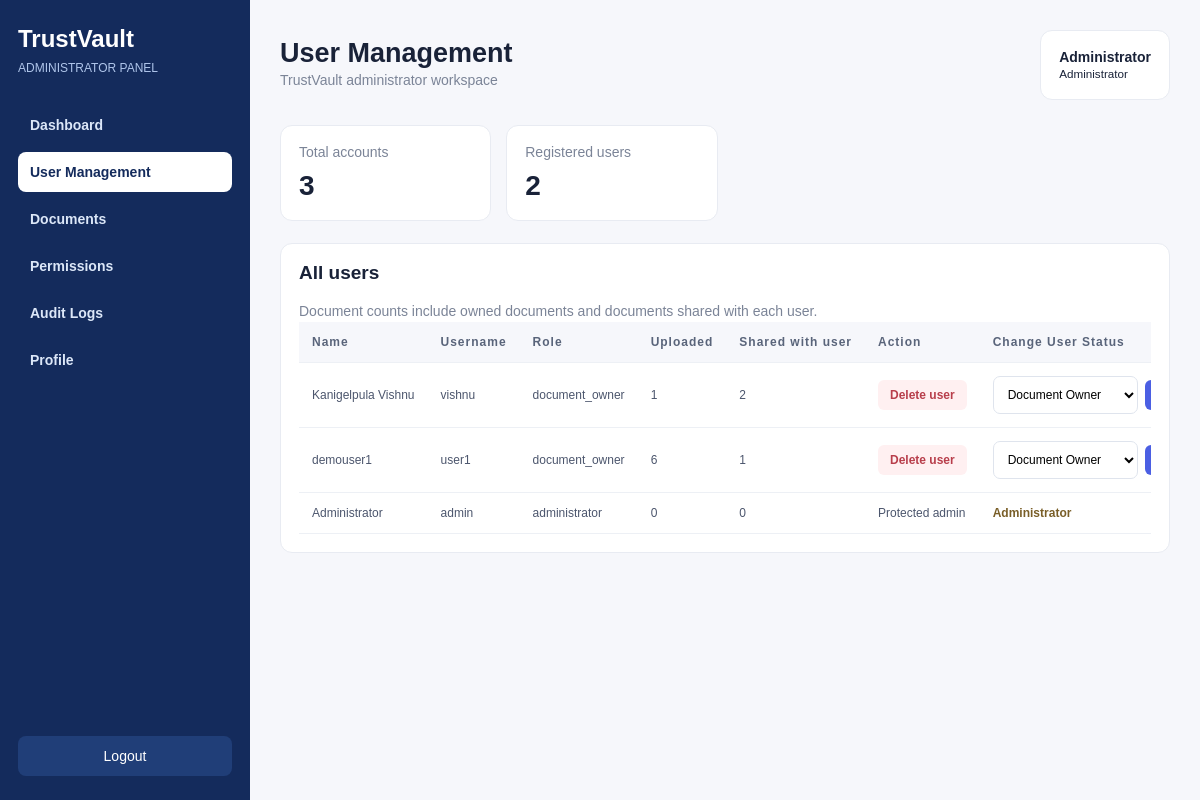
Page /admin/users (signed in) on the committed database.
### tables this page shows
CREATE TABLE users (
            id INTEGER PRIMARY KEY AUTOINCREMENT,
            username TEXT UNIQUE NOT NULL,
            password_hash TEXT NOT NULL,
            name TEXT NOT NULL,
            role TEXT NOT NULL DEFAULT "viewer",
            created_at TEXT NOT NULL
        );

### backend/app/routes/admin.py (the view)
@router.get("/admin/users")
def admin_users(request: Request):
    user = admin_required(request)
    if not user:
        return RedirectResponse("/admin/login", status_code=303)
    users = rows(
        """
        SELECT
            u.id,
            u.username,
            u.name,
            u.role,
            u.created_at,
            (
                SELECT COUNT(*)
                FROM documents d
                WHERE d.owner_username = u.username
            ) AS owned_count,
            (
                SELECT COUNT(DISTINCT p.document_id)
                FROM permissions p
                WHERE p.username = u.username
            ) AS shared_count
        FROM users u
        ORDER BY u.id DESC
        """
    )
    for item in users:
        item["is_admin"] = item["role"] == "administrator"
    return templates.TemplateResponse(
        request=request,
        name="admin_users.html",
        context={
            "user": user,
            "users": users,
            "total_users": len(users)
        }
    )

### frontend/templates/admin_users.html (shortened to what this page needs)
<!DOCTYPE html>
<html lang="en">
<head>
<link rel="stylesheet" href="/static/css/style.css">
</head>
<body>
<div class="admin-layout">
<aside class="admin-sidebar">
    <div class="admin-brand">TrustVault</div>
    <div class="admin-label">ADMINISTRATOR PANEL</div>
    <nav class="admin-nav">
        <a href="/admin">Dashboard</a>
        <a class="active" href="/admin/users">User Management</a>
        <a href="/admin/documents">Documents</a>
        <a href="/admin/permissions">Permissions</a>
        <a href="/admin/audit">Audit Logs</a>
        <a href="/admin/profile">Profile</a>
    </nav>
    <div class="admin-logout">
        <a href="/admin/logout">Logout</a>
    </div>
</aside>
<main class="admin-content">
<header class="admin-header">
    <div>
        <h1>User Management</h1>
        <p class="muted">TrustVault administrator workspace</p>
    </div>
    <div class="admin-user">
        <b>{{ user.name }}</b><br>
        <small>Administrator</small>
    </div>
</header>
<section class="stats">
    <div class="stat">
        <span>Total accounts</span>
        <strong>{{ total_users }}</strong>
    </div>
    <div class="stat">
        <span>Registered users</span>
        <strong>{{ users|length - 1 }}</strong>
    </div>
</section>
<section class="admin-panel">
    <h2>All users</h2>
    <p class="muted">
        Document counts include owned documents and documents shared with each user.
    </p>
    <div class="table-wrap">
        <table>
            <thead>
                <tr>
                    <th>Name</th>
                    <th>Username</th>
                    <th>Role</th>
                    <th>Uploaded</th>
                    <th>Shared with user</th>
                    <th>Action</th>
                    <th>Change User Status</th>
                </tr>
            </thead>
            <tbody>
                {% for item in users %}
                <tr>
                    <td>{{ item.name }}</td>
                    <td>{{ item.username }}</td>
                    <td>{{ item.role }}</td>
                    <td>{{ item.owned_count }}</td>
                    <td>{{ item.shared_count }}</td>
                    <td>
                        {% if not item.is_admin %}
                        <form method="post"
                              action="/admin/users/{{ item.username }}/delete"
                              onsubmit="return confirm('Delete this user and their owned documents?')">
                            <button class="btn btn-danger" type="submit">
                                Delete user
                            </button>
                        </form>
                        {% else %}
                            Protected admin
                        {% endif %}
                    </td>
                    <td>
                        {% if item.role == "administrator" %}
                            <span class="role-label role-admin">
                                Administrator
                            </span>
                        {% elif item.role in ["document_owner", "viewer"] %}
                            <form class="role-form"
                                  method="post"
                                  action="/admin/users/{{ item.username }}/change-role"
                                  onsubmit="return confirm('Are you sure you want to change this user role?')">
                                <select name="role" required>
                                    <option value="document_owner"
                                        {% if item.role == "document_owner" %}selected{% endif %}>
                                        Document Owner
                                    </option>
                                </select>
                                <button class="btn" type="submit">
                                </button>
                            </form>
                        {% else %}
                            <span>{{ item.role }}</span>
                        {% endif %}
                    </td>
                </tr>
                {% endfor %}
            </tbody>
        </table>
    </div>
</section>
</main>
</div>
</body>
</html>

### frontend/static/css/style.css (style rules this page uses)
:root { --ink: #192238; --muted: #7b8497; --line: #e8ebf2; --bg: #f6f7fb; --blue: #4b5fe3; --navy: #1d2942; --green: #16845b; --red: #c34b59; }
* { box-sizing: border-box; }
body { margin: 0; background: var(--bg); color: var(--ink); font: 14px 'DM Sans', sans-serif; }
a { color: inherit; text-decoration: none; }
button, input, select { font: inherit; }
.muted { color: var(--muted); margin: 0; line-height: 1.6; }
table { width: 100%; border-collapse: collapse; white-space: nowrap; }
th { text-align: left; color: #9aa2b1; font-size: 9px; letter-spacing: 1px; font-weight: 700; padding: 11px 10px; border-bottom: 1px solid var(--line); }
td { padding: 14px 10px; border-bottom: 1px solid #f0f1f5; color: #697488; font-size: 12px; }

### frontend/templates/admin_users.html (style rules this page uses)
* { box-sizing:border-box }
body { margin:0;background:#f6f7fb;color:#192238;font:14px Arial,sans-serif }
.admin-layout { min-height:100vh }
.admin-sidebar { width:250px;position:fixed;inset:0 auto 0 0;background:#142B5C;color:white;padding:25px 18px }
.admin-brand { font-size:24px;font-weight:800;margin-bottom:8px }
.admin-label { color:#AFC5EA;font-size:12px;margin-bottom:30px }
.admin-nav { display:flex;flex-direction:column;gap:7px }
.admin-nav a { color:#DCE7F8;text-decoration:none;padding:12px;border-radius:8px;font-weight:600 }
.admin-nav a:hover,.admin-nav a.active { background:white;color:#142B5C }
.admin-logout { position:absolute;bottom:24px;left:18px;right:18px }
.admin-logout a { display:block;text-align:center;background:#203E78;color:white;padding:12px;border-radius:8px;text-decoration:none }
.admin-content { margin-left:250px;padding:30px;max-width:1600px }
.admin-header { display:flex;justify-content:space-between;align-items:center;margin-bottom:25px }
.admin-header h1 { margin:0;font-size:27px }
.muted { color:#7b8497 }
.admin-user,.admin-panel,.stat { background:white;border:1px solid #e8ebf2;border-radius:12px;padding:18px }
.stats { display:grid;grid-template-columns:repeat(4,minmax(0,1fr));gap:15px;margin-bottom:22px }
.stat span { color:#7b8497 }
.stat strong { display:block;font-size:28px;margin-top:10px }
.admin-panel { margin-bottom:20px }
.admin-panel h2 { margin-top:0;font-size:19px }
.table-wrap { overflow-x:auto }
table { width:100%;border-collapse:collapse;white-space:nowrap }
th,td { text-align:left;padding:13px;border-bottom:1px solid #edf0f5 }
th { background:#f6f7fb;color:#59647a;font-size:12px }
td { color:#4c566d }
.btn { display:inline-block;border:0;border-radius:6px;padding:8px 12px;background:#4b5fe3;color:white;text-decoration:none;cursor:pointer;font-weight:600 }
.btn-danger { background:#fff0f1;color:#b83e4b }
input,select { padding:10px;border:1px solid #dfe4ed;border-radius:7px;background:white;min-width:130px }
.role-form { display:flex;gap:7px;align-items:center }
.role-form select { min-width:145px }
.role-form .btn { white-space:nowrap }
.role-label { font-weight:600 }
.role-admin { color:#795e27 }

### rows in the picture
users: name "Kanigelpula Vishnu", username "vishnu", role "document_owner", owned_count "1", shared_count "2", role "Document Owner"
users: name "demouser1", username "user1", role "document_owner", owned_count "6", shared_count "1", role "Document Owner"
users: name "Administrator", username "admin", role "administrator", owned_count "0", shared_count "0", shows "Protected admin"

### other values in the picture
{{ user.name }} "Administrator"
{{ total_users }} "3"
{{ users|length - 1 }} "2"
